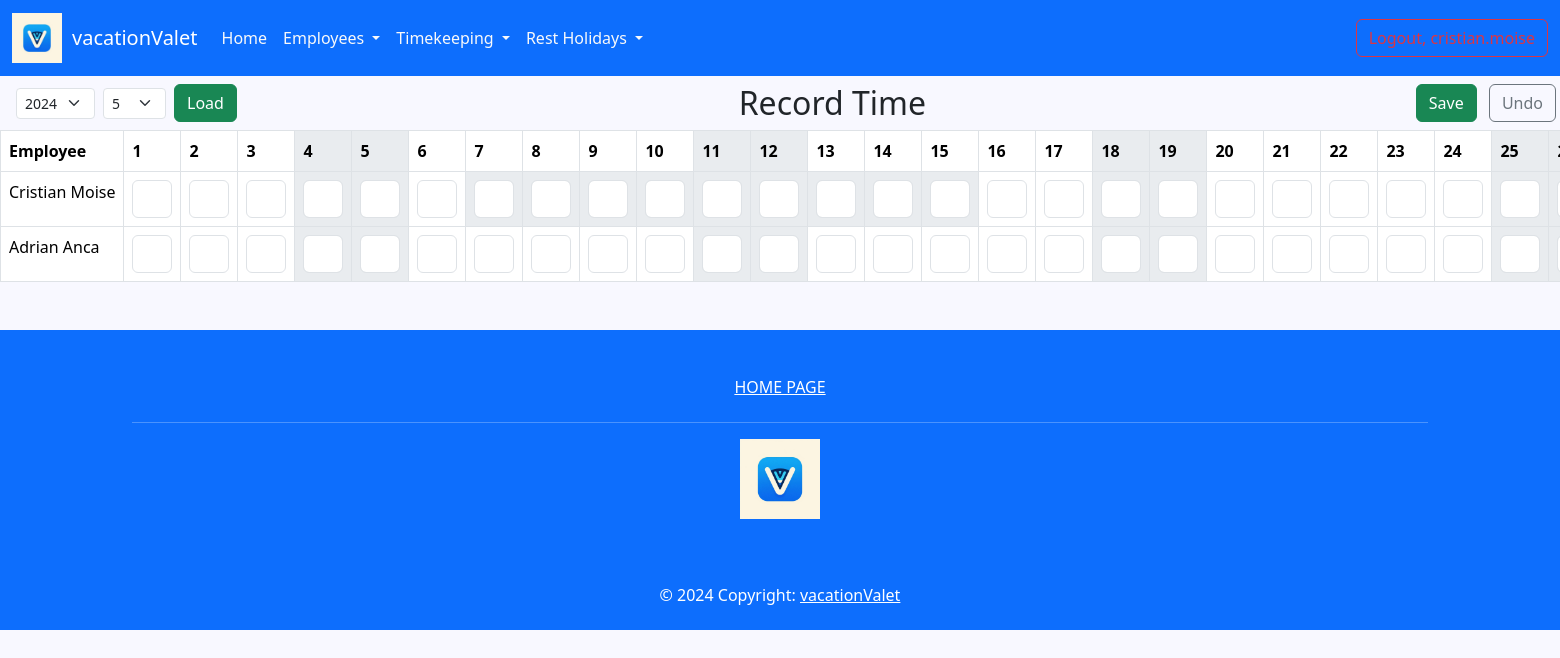
Screenshot of /record-time/ (signed in) with the database file from the repository.
### employee/models.py (models this page shows, shortened)
class Employee(AbstractUser):
    GENDER_OPTIONS = (
        ('male', 'Male'),
        ('female', 'Female')
    )
    cnp = models.IntegerField(blank=False, null=True, unique=True)
    gender = models.CharField(max_length=6, choices=GENDER_OPTIONS, null=True)
    birth_date = models.DateField(null=True, blank=False)
    departament = models.ForeignKey(Department, on_delete=models.CASCADE, null=True)
    start_date = models.DateField(null=True)
    end_date = models.DateField(null=True, blank=True)
    notice_date = models.DateField(null=True, blank=True)
    address = models.TextField(blank=True, null=True)
    is_supervisor = models.BooleanField(default=False, blank=True, null=True)
    days_off = models.IntegerField(blank=True, null=True)
    created_at = models.DateTimeField(auto_now_add=True)
    updated_at = models.DateTimeField(auto_now=True)
    def __str__(self):
        return f'{self.first_name} {self.last_name}'  # Implicit mostenite din clasa AbstractUser
    @property
    def is_supervisor(self):
        return Department.objects.filter(supervisor=self).exists()

### employee/views.py (the view, shortened to what this page needs)
# urls.py: path('record-time/', views.record_time_view, name='record-time'),
@login_required
def record_time_view(request):
    current_user = request.user  # Utilizatorul logat
    current_employee = Employee.objects.get(username=current_user.username)
    department = current_employee.departament
    if current_user.is_superuser:
        employees = Employee.objects.filter(is_superuser=False)
    else:
        employees = Employee.objects.filter(departament=department, is_superuser=False)
    today = timezone.now()
    month = int(request.GET.get('month', today.month))
    year = int(request.GET.get('year', today.year))
    num_days = calendar.monthrange(year, month)[1]
    days = [i for i in range(1, num_days + 1)]
    first_day = datetime.date(year, month, 1)
    last_day = datetime.date(year, month, num_days)
    weekend_days = [day for day in range(first_day.day, last_day.day + 1) if
                    datetime.date(year, month, day).weekday() in [5, 6]]
    values = []
    enableds = []
    for employee in employees:
        row = []
        row_enabled = []
        for day in days:
            today = timezone.datetime(year, month, day).date()
            existing_holiday = HolidayRequest.objects.filter(employee=employee, approval_status='approved',
                                                             start_date__lte=today,
                                                             end_date__gte=today).first()
            existing_record: TimeRecord = TimeRecord.objects.filter(employee=employee, date__year=year,
                                                                    date__month=month, date__day=day).first()
            if day == 25:
                pass
            if month == 4:
                pass
            print(f'Holiday for {employee} on {today} {existing_holiday is not None}')
            if existing_holiday is not None:
                row_enabled.append(False)
            else:
                row_enabled.append(True)
            if existing_record is not None:
                seconds = existing_record.duration.total_seconds()
                hours = seconds / 3600
                if hours == 0:
                    row.append('')
                elif hours == int(hours):
                    row.append(int(hours))
                else:
                    row.append(hours)
            else:
                row.append('')
        values.append(row)
        enableds.append(row_enabled)
    return render(request, 'record_time/record_time.html',
                  {'employees': employees, 'year': year, 'month': month, 'days': days, 'values': values,
                   'weekend_days': weekend_days, 'years': [2024, 2025],
                   'months': [0, 1, 2, 3, 4, 5, 6, 7, 8, 9, 10, 11], 'enableds': enableds})

### employee/templatetags/utils.py (called while the page is built)
@register.filter
def index(indexable, i):
    return indexable[i]

### templates/record_time/record_time.html (shortened to what this page needs)
{% extends 'base.html' %}
{% load static %}
{% load utils %}
{% block head %}
    <link rel="stylesheet" type="text/css" href="{% static 'css/time_record/time_record.css' %}">
    <link rel="stylesheet" href="https://cdn.datatables.net/2.0.5/css/dataTables.dataTables.min.css">
    <link rel="stylesheet" href="https://cdn.datatables.net/fixedcolumns/5.0.0/css/fixedColumns.dataTables.min.css">
    <link rel="stylesheet" href="https://cdn.datatables.net/fixedheader/4.0.1/css/fixedHeader.dataTables.min.css">
{% endblock %}
{% block content %}
    <div class="col-12 d-flex justify-content-between mt-2">
        <form action='' method="get">
            <div class="container-fluid">
                <div class="d-flex">
                    <div class="d-flex align-items-center mx-1">
                        <select name="year" id="year" class="form-select form-select-sm col-12"
                                aria-label=".form-select-lg example">
                            {% for y in years %}
                                <option value="{{ y }}" {% if y == year %}selected{% endif %}>{{ y }}</option>
                            {% endfor %}
                        </select>
                    </div>
                    <div class="d-flex align-items-center mx-1">
                        <select name="month" id="month" class="form-select form-select-sm col-12"
                                aria-label=".form-select-lg example">
                            {% for m in months %}
                                <option value="{{ m }}" {% if m == month %}selected{% endif %}>{{ m }}</option>
                            {% endfor %}
                        </select>
                    </div>
                    <div class="d-flex align-items-center mx-1">
                        <button type="submit" class="btn btn-success col-12" id="load">Load</button>
                    </div>
                </div>
            </div>
        </form>
        <h2 class="text-center" id="header-text">Record Time</h2>
        <div class="text-center" id="btn">
            <button form="main_form" type="submit" class="btn btn-success text-center mx-1">Save</button>
            <button form="main_form" type="reset" class="btn btn-outline-secondary mx-1">Undo</button>
        </div>
    </div>
    <div class="scrollable-content">
        <form method="POST" id="main_form">
            <table class="table table-bordered" id="table">
                <thead class="sticky-header">
                <tr>
                    <th>Employee</th>
                    {% for day in days %}
                        <th class="{% if day in weekend_days %}bg-body-secondary{% endif %}">{{ day }}</th>
                    {% endfor %}
                </tr>
                </thead>
                <tbody class="sticky-content">
                {% for employee in employees %}
                    <tr>
                        <td class="text-nowrap" title="{{ employee.cnp }}"
                            id="emplrow">{{ employee.first_name }} {{ employee.last_name }}</td>
                        {% for day in days %}
                            {% with pos1=forloop.parentloop.counter0 %}
                                {% with pos2=forloop.counter0 %}
                                    <td class="{% if day in weekend_days or not enableds|index:pos1|index:pos2 %}bg-body-secondary{% endif %}">
                                        <input style="width: 40px !important;" type="text"
                                               value="{{ values|index:pos1|index:pos2 }}"
                                               name="pontaj_{{ employee.id }}_{{ year }}-{{ month }}-{{ day }}"
                                               id="pontaj_{{ employee.id }}_{{ day }}"
                                               class="form-control {% if day in weekend_days %}readonly{% endif %}"
                                               {% if day in weekend_days or not enableds|index:pos1|index:pos2 %}readonly{% endif %}>
                                    </td>
                                {% endwith %}
                            {% endwith %}
                        {% endfor %}
                    </tr>
                {% endfor %}
                </tbody>
            </table>
        </form>
    </div>
{% endblock %}

### rows the page displays
Employee: first_name "Cristian", last_name "Moise"
Employee: first_name "Adrian", last_name "Anca"

### other values shown
{{ day }} "1" "2" "3" "4" "5" "6" "7" "8" "9" "10" "11" "12" "13" "14" "15" "16" "17" "18" "19" "20" "21" "22" "23" "24" "25"
form field year "2024"
form field month "5"
